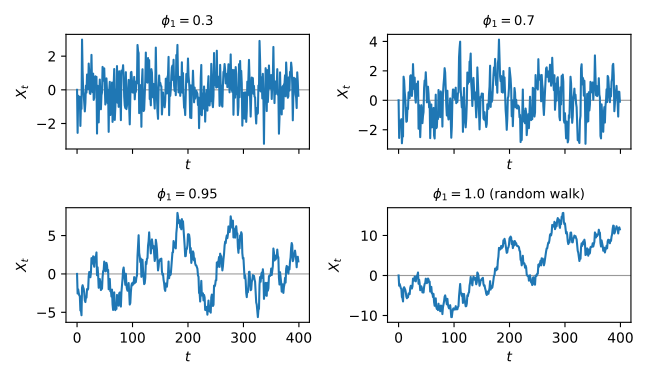

Python code for this plot:
import numpy as np
import matplotlib.pyplot as plt
from pathlib import Path

rng = np.random.default_rng(3)
e = rng.standard_normal(400)                 # same shocks for every panel

fig, axes = plt.subplots(2, 2, figsize=(6.5, 3.8), sharex=True)
for phi, ax in zip([0.3, 0.7, 0.95, 1.0], axes.ravel()):
    x = np.zeros(400)
    for t in range(1, 400):
        x[t] = phi * x[t - 1] + e[t]
    ax.axhline(0, color="0.6", lw=0.8)
    ax.plot(x)
    ax.set_title(f"$\\phi_1 = {phi}$" + (" (random walk)" if phi == 1.0 else ""),
                 fontsize=9.5)
    ax.set_xlabel("$t$")
    ax.set_ylabel("$X_t$")

fig.tight_layout()
fig.savefig("fig_ar.pdf")
